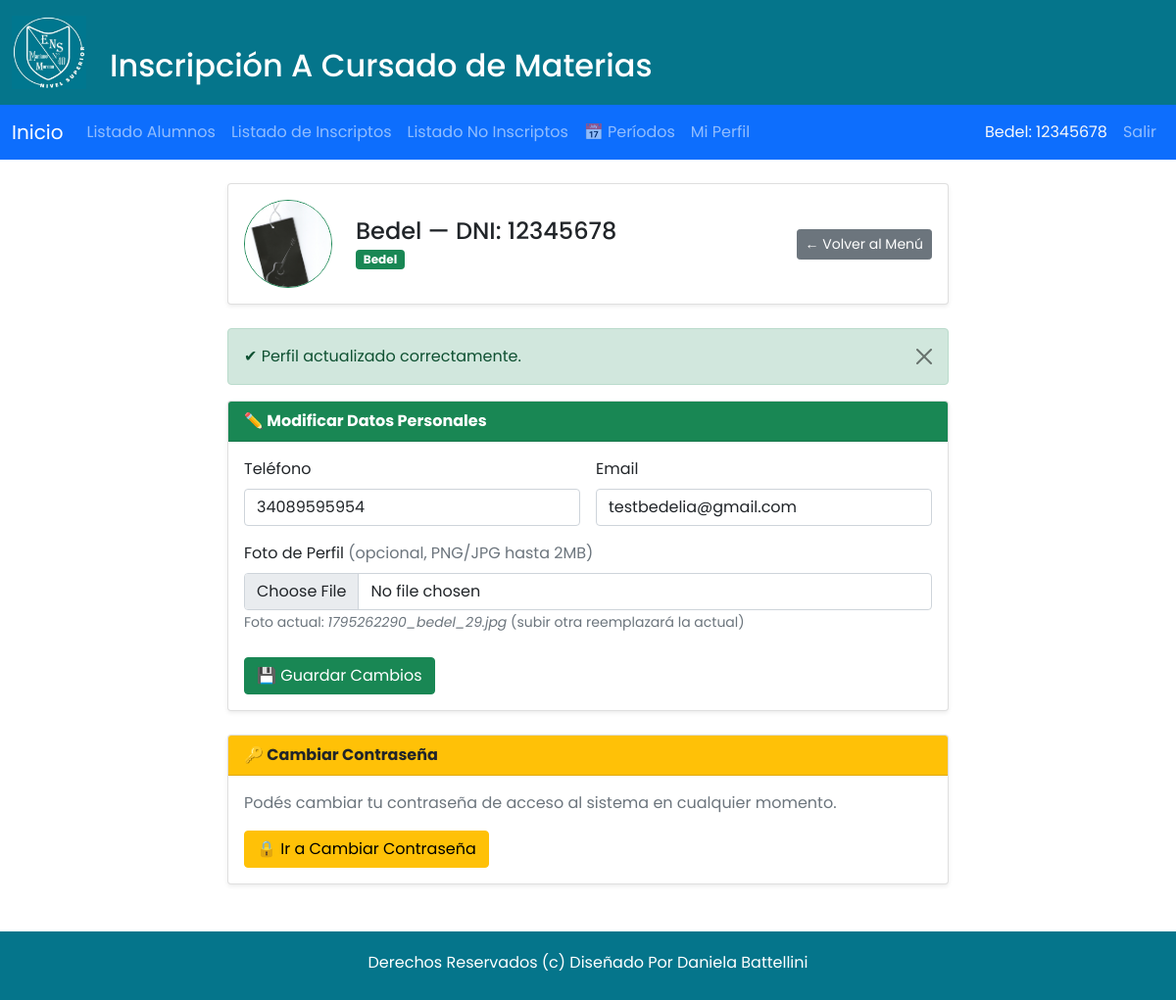
The app's page /perfil_bedel.php?ok=1 (signed in) with its own data.
### tables this page shows
CREATE TABLE `bedelia` (
  `idBedelia` int(11) NOT NULL,
  `Usuario_idUsuario` int(11) NOT NULL,
  `dni` varchar(8) NOT NULL,
  `clave` varchar(45) NOT NULL,
  `rol` varchar(10) NOT NULL
);

CREATE TABLE `usuario` (
  `idUsuario` int(11) NOT NULL,
  `dni` varchar(8) NOT NULL,
  `perfil` varchar(45) NOT NULL,
  `clave` varchar(45) NOT NULL,
  `nombre_carrera` varchar(50) NOT NULL,
  `telefono` varchar(20) DEFAULT NULL,
  `email` varchar(150) DEFAULT NULL,
  `foto_perfil` varchar(255) DEFAULT NULL
);

### perfil_bedel.php (the view, shortened to what this page needs)
<?php
$host = "localhost"; $user = "root"; $pass = ""; $db = "inscripcioncursado";
$conex = new mysqli($host, $user, $pass, $db);
$conex->set_charset("utf8mb4");
$dni = $_SESSION['dnibedel'];
$sql = "SELECT u.idUsuario, u.dni, u.telefono, u.email, u.foto_perfil,
               b.rol
        FROM bedelia b
        INNER JOIN usuario u ON u.idUsuario = b.Usuario_idUsuario
        WHERE b.dni = ?
        LIMIT 1";
$stmt = $conex->prepare($sql);
$stmt->bind_param("s", $dni);
$stmt->execute();
$res = $stmt->get_result();
$usuario = $res->fetch_assoc();
include('primero.php');
include('header_pagina.php');
?>
<section>
<div class="container mt-4 mb-5">
  <div class="row justify-content-center">
    <div class="col-12 col-lg-8">
      <div class="card shadow-sm mb-4">
        <div class="card-body d-flex align-items-center gap-4 flex-wrap">
          <div>
            <?php if (!empty($usuario['foto_perfil']) && file_exists($usuario['foto_perfil'])): ?>
              <img src="<?= htmlspecialchars($usuario['foto_perfil']) ?>"
                   alt="Foto de perfil"
                   class="rounded-circle border border-success"
                   style="width:90px;height:90px;object-fit:cover;">
            <?php endif; ?>
          </div>
          <div>
            <h4 class="mb-0">Bedel — DNI: <?= htmlspecialchars($dni) ?></h4>
            <span class="badge bg-success mt-1"><?= htmlspecialchars(ucfirst($usuario['rol'] ?? 'bedel')) ?></span>
          </div>
          <div class="ms-auto">
            <a href="inicio_bedelia.php" class="btn btn-secondary btn-sm">← Volver al Menú</a>
          </div>
        </div>
      </div>
      <?php if (isset($_GET['ok'])): ?>
        <div class="alert alert-success alert-dismissible fade show" role="alert">
          ✔ Perfil actualizado correctamente.
          <button type="button" class="btn-close" data-bs-dismiss="alert"></button>
        </div>
      <?php endif; ?>
      <div class="card shadow-sm mb-4">
        <div class="card-header bg-success text-white fw-bold">
          ✏️ Modificar Datos Personales
        </div>
        <div class="card-body">
          <form action="actualizar_perfil_bedel.php" method="POST" enctype="multipart/form-data">
            <div class="row g-3">
              <div class="col-md-6">
                <label class="form-label fw-semibold">Teléfono</label>
                <input type="tel" name="telefono" class="form-control"
                       placeholder="Ej: 3814123456"
                       value="<?= htmlspecialchars($usuario['telefono'] ?? '') ?>">
              </div>
              <div class="col-md-6">
                <label class="form-label fw-semibold">Email</label>
                <input type="email" name="email" class="form-control"
                       placeholder="Ej: bedel@escuela.edu.ar"
                       value="<?= htmlspecialchars($usuario['email'] ?? '') ?>">
              </div>
              <div class="col-12">
                <label class="form-label fw-semibold">Foto de Perfil
                  <span class="text-muted fw-normal">(opcional, PNG/JPG hasta 2MB)</span>
                </label>
                <input type="file" name="foto" class="form-control" accept="image/png,image/jpeg,image/jpg">
                <?php if (!empty($usuario['foto_perfil']) && file_exists($usuario['foto_perfil'])): ?>
                  <small class="text-muted">
                    Foto actual: <em><?= htmlspecialchars(basename($usuario['foto_perfil'])) ?></em>
                    (subir otra reemplazará la actual)
                  </small>
                <?php endif; ?>
              </div>
            </div>
            <div class="mt-4">
              <button type="submit" class="btn btn-success">
                💾 Guardar Cambios
              </button>
            </div>
          </form>
        </div>
      </div>
      <div class="card shadow-sm">
        <div class="card-header bg-warning text-dark fw-bold">
          🔑 Cambiar Contraseña
        </div>
        <div class="card-body">
          <p class="text-muted mb-3">
            Podés cambiar tu contraseña de acceso al sistema en cualquier momento.
          </p>
          <a href="cambiar_password.php" class="btn btn-warning">
            🔒 Ir a Cambiar Contraseña
          </a>
        </div>
      </div>
    </div>
  </div>
</div>
</section>
<?php include('footer.php'); ?>
</body>
</html>

### css/estilos.css (style rules this page uses)
*::after, *::before, * { margin: 0; padding: 0; box-sizing: border-box; }
html { font-size: 62.5%; }
body { font-family: "Poppins", sans-serif; font-size: 1em; }
img { width: 100%; }
html { height: 100%; font-family: "Poppins", sans-serif; font-size: 1em; }
body { display: flex; flex-direction: column; min-height: 100vh; }

### records on screen
bedelia: Usuario_idUsuario.foto_perfil (picture), rol "Bedel", telefono "34089595954", email "testbedelia@gmail.com", Usuario_idUsuario.foto_perfil "1795262290_bedel_29.jpg"

### other values on screen
$_SESSION["dnibedel"] "12345678"
$dni "12345678"
